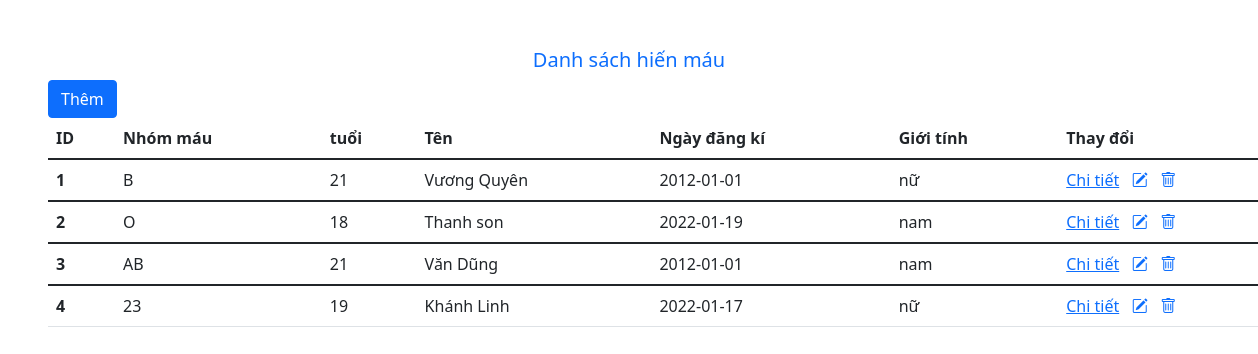
The page / on the database its author committed.
### tables this page shows
CREATE TABLE `blood_donor` (
  `bd_id` int(10) UNSIGNED NOT NULL,
  `bd_name` varchar(50) NOT NULL,
  `bd_sex` varchar(3) NOT NULL,
  `bd_age` int(3) NOT NULL,
  `bd_bgroup` varchar(2) NOT NULL,
  `bd_reg_date` date NOT NULL,
  `bd_phno` varchar(10) NOT NULL
);

### controller/UserController.php (called while the page is built, shortened)
<?php
    require_once 'model/UserModel.php';
    class UserController{
        function index(){
            $userModel = new UserModel();
            $users = $userModel->getAllUsers();
            require_once 'view/user/index.php';
        }
    }
?>

### index.php (called while the page is built, shortened)
<?php
    $action     = isset($_GET['action']) ? $_GET['action'] : 'index';
    $object = new $classController();
    $object->$action();
?>

### model/UserModel.php (called while the page is built, shortened)
<?php
    class UserModel{
        public function getAllUsers(){
            $conn = $this->connectDb();
            $sql = "SELECT * FROM blood_donor";
            $result = mysqli_query($conn,$sql);
            $arr_users = [];
            if(mysqli_num_rows($result) > 0){
                $arr_users = mysqli_fetch_all($result, MYSQLI_ASSOC);
            }
            return $arr_users;
        }
        public function connectDb() {
            $connection = mysqli_connect(DB_HOST, DB_USERNAME, DB_PASSWORD, DB_NAME);
            return $connection;
        }
    }
?>

### view/user/index.php (the view, shortened to what this page needs)
<!DOCTYPE html>
<html lang="en">
<head>
    <link rel="stylesheet" href="https://cdn.jsdelivr.net/npm/bootstrap-icons@1.7.2/font/bootstrap-icons.css">
    <link href="https://cdn.jsdelivr.net/npm/bootstrap@5.1.3/dist/css/bootstrap.min.css" rel="stylesheet"
>
</head>
<body>
    <main>
    <h5 class="text-center text-primary mt-5" >Danh sách hiến máu</h5>
    <div>
        <a href="index.php?controller=user&action=add" class="btn btn-primary ms-5">Thêm</a>
    </div>
    <table class="table ms-5">
        <thead>
                    <tr>
                    <th scope="col">ID</th>
                    <th scope="col">Nhóm máu</th>
                    <th scope="col">tuổi</th>
                    <th scope="col">Tên</th>
                    <th scope="col">Ngày đăng kí</th>
                    <th scope="col">Giới tính</th>
                    <th scope="col">Thay đổi</th>
                    </tr>
                </thead>
    <?php
        foreach($users as $user){
            ?>
                <tbody>
                <tr>
                    <th scope="row"><?php echo $user['bd_id']; ?></th>
                    <td><?php echo $user['bd_bgroup']; ?></td>
                    <td><?php echo $user['bd_age']; ?></td>
                    <td><?php echo $user['bd_name']; ?></td>
                    <td><?php echo $user['bd_reg_date']; ?></td>
                    <td><?php echo $user['bd_sex']; ?></td>
                    <td>
                    <?php
                    $urlDetail =
                        "index.php?controller=user&action=detail&id=" . $user['bd_id'];
                    $urlEdit =
                        "index.php?controller=user&action=showEdit&id=" . $user['bd_id'];
                    $urlDelete =
                        "index.php?controller=user&action=delete&id=" . $user['bd_id'];
                    ?>
                    <a href="<?php echo $urlDetail?>">Chi tiết</a> &nbsp;
                    <a href="<?php echo $urlEdit?>"><i class="bi bi-pencil-square"></i></a> &nbsp;
                    <a onclick="return confirm('Bạn chắc chắn muốn xóa?')"
                       href="<?php echo $urlDelete?>">
                       <i class="bi bi-trash"></i>
                    </a>
                </td>
                </tr>
                </tbody>
    <?php
        }
    ?>
     </table>
    </main>
</body>
</html>

### rows shown on the page
blood_donor: bd_id "1", bd_bgroup "B", bd_age "21", bd_name "Vương Quyên", bd_reg_date "2012-01-01", bd_sex "nữ"
blood_donor: bd_id "2", bd_bgroup "O", bd_age "18", bd_name "Thanh son", bd_reg_date "2022-01-19", bd_sex "nam"
blood_donor: bd_id "3", bd_bgroup "AB", bd_age "21", bd_name "Văn Dũng", bd_reg_date "2012-01-01", bd_sex "nam"
blood_donor: bd_id "4", bd_bgroup "23", bd_age "19", bd_name "Khánh Linh", bd_reg_date "2022-01-17", bd_sex "nữ"
